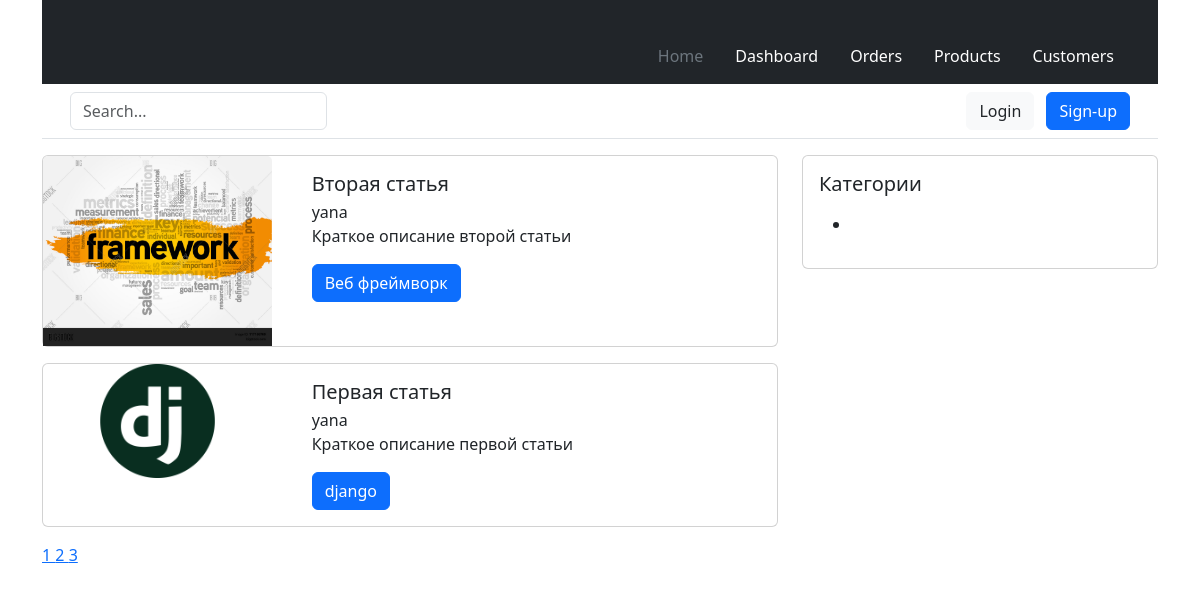
/?page=3, run on the app's committed database.
### blog/models.py (models this page shows, shortened)
class Article(models.Model):
    class ArticleManager(models.Manager):
        """
        Кастомный менеджер для модели статей
        """
    STATUS_OPTIONS = (
        ('published', 'Опубликовано'),
        ('draft', 'Черновик')
    )
    title = models.CharField(verbose_name='Заголовок', max_length=255)
    slug = models.SlugField(verbose_name='URL', max_length=255, blank=True, unique=True)
    category = TreeForeignKey('Category', on_delete=models.PROTECT, related_name='articles', verbose_name='Категория')
    short_description = models.TextField(verbose_name='Краткое описание', max_length=500)
    full_description = models.TextField(verbose_name='Полное описание')
    thumbnail = models.ImageField(
        verbose_name='Превью поста',
        blank=True,
        upload_to='images/thumbnails/%Y/%m/%d/',
        validators=[FileExtensionValidator(allowed_extensions=('png', 'jpg', 'webp', 'jpeg', 'gif'))]
    )
    status = models.CharField(choices=STATUS_OPTIONS, default='published', verbose_name='Статус поста', max_length=10)
    time_create = models.DateTimeField(auto_now_add=True, verbose_name='Время добавления')
    time_update = models.DateTimeField(auto_now=True, verbose_name='Время обновления')
    author = models.ForeignKey(to=User, verbose_name='Автор', on_delete=models.SET_DEFAULT, related_name='author_posts', default=1)
    updater = models.ForeignKey(to=User, verbose_name='Обновил', on_delete=models.SET_NULL, null=True, related_name='updater_posts', blank=True)
    fixed = models.BooleanField(verbose_name='Зафиксировано', default=False)
    class Meta:
        db_table = 'app_articles'
        ordering = ['-fixed', '-time_create']
        indexes = [models.Index(fields=['-fixed', '-time_create', 'status'])]
        verbose_name = 'Статья'
        verbose_name_plural = 'Статьи'
    custom = ArticleManager()

class Category(MPTTModel):
    title = models.CharField(max_length=255, verbose_name='Название категории')
    slug = models.SlugField(max_length=255, verbose_name='URL категории', blank=True)
    description = models.TextField(verbose_name='Описание категории', max_length=300)
    parent = TreeForeignKey(
        'self',
        on_delete=models.CASCADE,
        null=True,
        blank=True,
        db_index=True,
        related_name='children',
        verbose_name='Родительская категория'
    )
    class MPTTMeta:
        order_insertion_by = ('title',)
    class Meta:
        verbose_name = 'Категория'
        verbose_name_plural = 'Категории'
        db_table = 'app_categories'

### blog/views.py (the view)
# urls.py: path('', ArticleListView.as_view(), name='home'),
class ArticleListView(ListView):
    model = Article
    template_name = 'blog/articles_list.html'
    context_object_name = 'articles'
    paginate_by = 2
    queryset = Article.custom.all()
    def get_context_data(self, **kwargs):
        context = super().get_context_data(**kwargs)
        context['title'] = 'Главная страница'
        return context

### blog/templates/blog/articles_list.html
{% extends 'main.html' %}
{% block content %}
    {% for article in articles %}
    <div class="card mb-3">
        <div class="row">
            <div class="col-4">
                <img src="{{ article.thumbnail.url }}" class="card-img-top" alt="{{ article.title }}">
            </div>
            <div class="col-8">
                <div class="card-body">
                    <h5 class="card-title">{{ article.title }}</h5>
                    <div class="card-subtitle">{{ article.author.username }}</div>
                    <p class="card-text">{{ article.short_description }}</p>
                    <a href="{% url 'articles_by_category' article.category.slug %}" class="btn btn-primary">{{ article.category.title }}</a>
                  </div>
                </div>
            </div>
      </div>
    {% endfor %}
{% endblock %}

### data on the page
Article: thumbnail (picture), title "Вторая статья", author.username "yana", short_description "Краткое описание второй статьи", category "Веб фреймворк"
Article: thumbnail (picture), title "Первая статья", author.username "yana", short_description "Краткое описание первой статьи", category "django"

### other printed values
{{ page_number }} "1" "2" "3"
